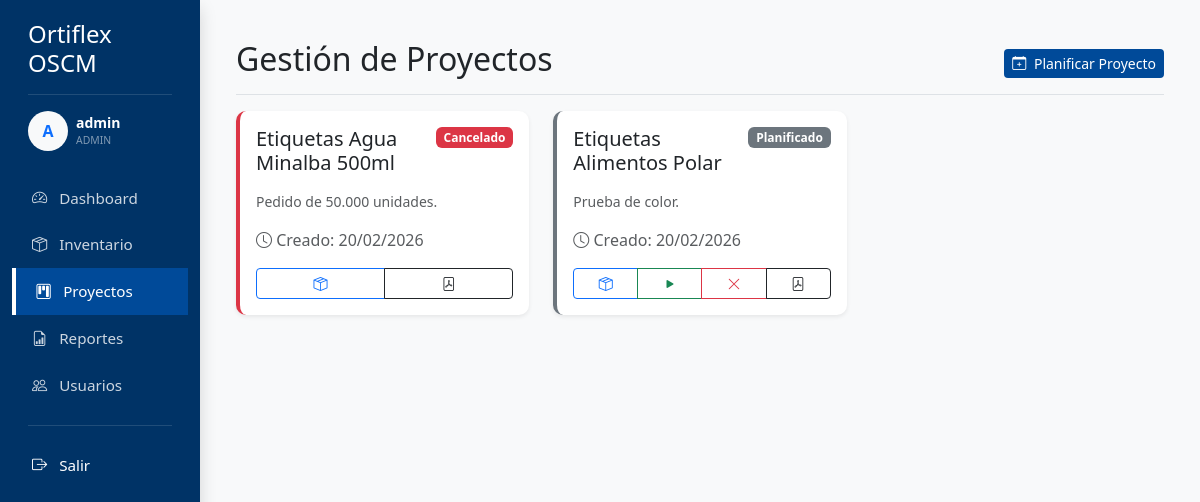
The page /projects (signed in) on the database its author committed.
### app/models.py (models this page shows)
class User(db.Model, UserMixin):
    id = db.Column(db.Integer, primary_key=True)
    username = db.Column(db.String(20), unique=True, nullable=False)
    email = db.Column(db.String(120), unique=True, nullable=False)
    password = db.Column(db.String(60), nullable=False)
    role = db.Column(db.String(20), nullable=False, default='Usuario') # Admin, Soporte, Operativo
    can_manage_inventory = db.Column(db.Boolean, default=True)
    can_manage_projects = db.Column(db.Boolean, default=True)
    can_view_reports = db.Column(db.Boolean, default=True)
    can_manage_users = db.Column(db.Boolean, default=False)
    activity = db.relationship('UserActivity', backref='user', lazy=True)

class Project(db.Model):
    id = db.Column(db.Integer, primary_key=True)
    name = db.Column(db.String(100), nullable=False)
    description = db.Column(db.Text)
    status = db.Column(db.String(20), nullable=False, default='Planificado') # Planificado, En ejecución, Finalizado, Cancelado
    date_created = db.Column(db.DateTime, nullable=False, default=datetime.utcnow)
    date_started = db.Column(db.DateTime)
    date_ended = db.Column(db.DateTime)
    notes = db.Column(db.Text)
    materials = db.relationship('ProjectMaterial', back_populates='project', cascade="all, delete-orphan")
    history = db.relationship('ProjectHistory', backref='project', lazy=True, cascade="all, delete-orphan")

### app/routes/projects.py (the view)
@projects.route('/projects')
@login_required
def list_projects():
    projects_list = Project.query.all()
    return render_template('projects/list.html', projects=projects_list)

### app/models.py (called while the page is built)
@login_manager.user_loader
def load_user(user_id):
    return User.query.get(int(user_id))

### app/templates/projects/list.html (shortened to what this page needs)
{% extends "base.html" %}
{% block content %}
<div class="d-flex justify-content-between flex-wrap flex-md-nowrap align-items-center pt-3 pb-2 mb-3 border-bottom">
    <h1 class="h2">Gestión de Proyectos</h1>
    <div class="btn-toolbar mb-2 mb-md-0">
        <a href="{{ url_for('projects.new_project') }}" class="btn btn-sm btn-primary">
            <i class="bi bi-calendar-plus me-1"></i> Planificar Proyecto
        </a>
    </div>
</div>
<div class="row row-cols-1 row-cols-md-2 row-cols-lg-3 g-4">
    {% for p in projects %}
    <div class="col">
        <div
            class="card h-100 shadow-sm border-start border-4 {% if p.status == 'En ejecución' %}border-primary{% elif p.status == 'Finalizado' %}border-success{% elif p.status == 'Cancelado' %}border-danger{% else %}border-secondary{% endif %}">
            <div class="card-body">
                <div class="d-flex justify-content-between align-items-start mb-2">
                    <h5 class="card-title">{{ p.name }}</h5>
                    <span
                        class="badge {% if p.status == 'En ejecución' %}bg-primary{% elif p.status == 'Finalizado' %}bg-success{% elif p.status == 'Cancelado' %}bg-danger{% else %}bg-secondary{% endif %}">{{
                        p.status }}</span>
                </div>
                <p class="card-text text-muted small">{{ p.description }}</p>
                <p class="text-muted extra-small mb-3"><i class="bi bi-clock"></i> Creado: {{
                    p.date_created.strftime('%d/%m/%Y') }}</p>
                <div class="d-flex gap-2">
                    <div class="btn-group w-100" role="group" aria-label="Project actions">
                        <a href="{{ url_for('projects.manage_materials', id=p.id) }}"
                            class="btn btn-sm btn-outline-primary" title="Gestionar Materiales">
                            <i class="bi bi-box-seam"></i>
                        </a>
                        {% if p.status == 'Planificado' and p.materials %}
                        <a href="{{ url_for('projects.change_status', id=p.id, status='En ejecución') }}"
                            class="btn btn-sm btn-outline-success" title="Iniciar Ejecución">
                            <i class="bi bi-play-fill"></i>
                        </a>
                        {% endif %}
                        {% if p.status != 'Finalizado' and p.status != 'Cancelado' %}
                        <a href="{{ url_for('projects.change_status', id=p.id, status='Cancelado') }}"
                            class="btn btn-sm btn-outline-danger" title="Cancelar">
                            <i class="bi bi-x-lg"></i>
                        </a>
                        {% endif %}
                        <a href="#" onclick="previewPDF('{{ url_for('main.project_report', id=p.id) }}')"
                            class="btn btn-sm btn-outline-dark" title="Generar Reporte PDF">
                            <i class="bi bi-file-pdf"></i>
                        </a>
                    </div>
                </div>
            </div>
        </div>
    </div>
    {% endfor %}
</div>
{% endblock %}

### app/templates/base.html (shortened to what this page needs)
<!DOCTYPE html>
<html lang="es">
<head>
    <link href="https://cdn.jsdelivr.net/npm/bootstrap@5.3.0/dist/css/bootstrap.min.css" rel="stylesheet">
    <link rel="stylesheet" href="https://cdn.jsdelivr.net/npm/bootstrap-icons@1.11.1/font/bootstrap-icons.css">
</head>
<body>
    <div class="container-fluid">
        <div class="row">
            {% if current_user.is_authenticated %}
            <div class="col-md-2 d-none d-md-block sidebar shadow">
                <div class="px-3 mb-4">
                    <h4 class="mb-0">Ortiflex OSCM</h4>
                    <hr class="text-white-50">
                    <div class="d-flex align-items-center mb-3">
                        <div class="bg-light text-primary rounded-circle d-flex align-items-center justify-content-center me-2"
                            style="width: 40px; height: 40px; font-weight: bold;">
                            {{ current_user.username[:1].upper() }}
                        </div>
                        <div class="overflow-hidden">
                            <div class="small fw-bold text-white text-truncate">{{ current_user.username }}</div>
                            <div class="extra-small text-white-50 text-uppercase" style="font-size: 0.65rem;">{{
                                current_user.role }}</div>
                        </div>
                    </div>
                </div>
                <a href="{{ url_for('main.dashboard') }}"
                    class="{% if request.endpoint == 'main.dashboard' %}active{% endif %}">
                    <i class="bi bi-speedometer2 me-2"></i> Dashboard
                </a>
                {% if current_user.can_manage_inventory %}
                <a href="{{ url_for('inventory.list_materials') }}"
                    class="{% if 'inventory' in request.endpoint %}active{% endif %}">
                    <i class="bi bi-box-seam me-2"></i> Inventario
                </a>
                {% endif %}
                {% if current_user.can_manage_projects %}
                <a href="{{ url_for('projects.list_projects') }}"
                    class="{% if 'projects' in request.endpoint %}active{% endif %}">
                    <i class="bi bi-kanban me-2"></i> Proyectos
                </a>
                {% endif %}
                {% if current_user.can_view_reports %}
                <a href="{{ url_for('reports.search') }}"
                    class="{% if 'reports' in request.endpoint %}active{% endif %}">
                    <i class="bi bi-file-earmark-bar-graph me-2"></i> Reportes
                </a>
                {% endif %}
                {% if current_user.can_manage_users %}
                <a href="{{ url_for('users.list_users') }}"
                    class="{% if 'users' in request.endpoint %}active{% endif %}">
                    <i class="bi bi-people me-2"></i> Usuarios
                </a>
                {% endif %}
                <div class="mt-auto mb-4">
                    <hr class="mx-3 text-white-50">
                    <a href="{{ url_for('auth.logout') }}" class="text-white">
                        <i class="bi bi-box-arrow-right me-2"></i> Salir
                    </a>
                </div>
            </div>
            {% endif %}
            <div class="col">
                <div class="mt-4 px-md-4">
                    {% block content %}{% endblock %}
                </div>
            </div>
        </div>
    </div>
</body>
</html>

### app/templates/base.html (style rules this page uses)
:root { --primary-blue: #004a99; --secondary-blue: #003366; --light-bg: #f8f9fa; }
body { background-color: var(--light-bg); font-family: 'Segoe UI', Tahoma, Geneva, Verdana, sans-serif; }
.sidebar { min-height: 100vh; background-color: var(--secondary-blue); color: white; padding-top: 20px; display: flex; flex-direction: column; position: sticky; top: 0; }
.sidebar a { color: rgba(255, 255, 255, 0.8); text-decoration: none; padding: 12px 20px; display: block; transition: all 0.3s; font-size: 0.95rem; }
.sidebar a.active { background-color: var(--primary-blue); color: white; border-left: 4px solid #fff; }
.card { border: none; border-radius: 10px; box-shadow: 0 4px 6px rgba(0, 0, 0, 0.1); }
.btn-primary { background-color: var(--primary-blue); border: none; }

### rows shown on the page
User: username "A", username "admin", role "ADMIN"
Project: name "Etiquetas Agua Minalba 500ml", status "Cancelado", description "Pedido de 50.000 unidades.", date_created "20/02/2026"
Project: name "Etiquetas Alimentos Polar", status "Planificado", description "Prueba de color.", date_created "20/02/2026"
